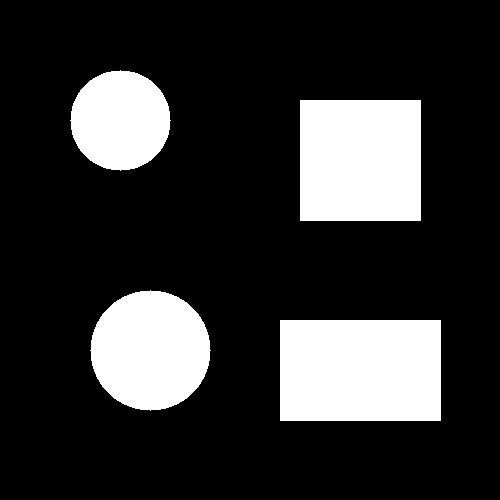
#> input picture modulo_14_cv_avanzado/piezas_industriales.jpg, 500 x 500 px, found by its file name
$ python Actividad26.py
#> lines starting #> are read from the running program, lines starting #| are printed output that depends on the picture; after the words box and inside, x2 and y2 are one past the last pixel; in counts of white or black regions, pixels touching at a corner belong together
import cv2

# 1. Cargar imagen BGR
Img = cv2.imread('modulo_14_cv_avanzado/piezas_industriales.jpg')
#> Img is the input picture: shape (500, 500, 3); min 0, max 255, mean 51

# 2. Escala de grises
imgGris = cv2.cvtColor(Img, cv2.COLOR_BGR2GRAY)

# 3. Umbralización normal (sin invertir)
_, binarizar = cv2.threshold(imgGris, 100, 255, cv2.THRESH_BINARY)
#> binarizar: shape (500, 500); 20% white; 4 white regions

# 4. Detectar contornos
contornos, _ = cv2.findContours(binarizar, cv2.RETR_EXTERNAL, cv2.CHAIN_APPROX_SIMPLE)
#> contornos = 4 contours; box (x1, y1, x2, y2) and area: (280, 320, 441, 421) 16000, (300, 100, 421, 221) 14400, (90, 290, 211, 411) 11120, (70, 70, 171, 171) 7704

# 5. Dibujar caja delimitadora (Bounding Box) en CADA objeto
objetos_detectados = 0
for c in contornos:
    area = cv2.contourArea(c)
    if area > 500:
        x, y, w, h = cv2.boundingRect(c)
        cv2.rectangle(Img, (x, y), (x + w, y + h), (0, 255, 0), 3)
        objetos_detectados += 1
#> this loop made 4 passes
#> (c, area, x, y, w, h) on passes 1, 3: ([[280, 320], [280, 420], [440, 420], [440, 320]], 16000, 280, 320, 161, 101), ([[300, 100], [300, 220], [420, 220], [420, 100]], 14400, 300, 100, 121, 121)
#> (area, x, y, w, h) on passes 2, 4: (11120, 90, 290, 121, 121), (7704, 70, 70, 101, 101)
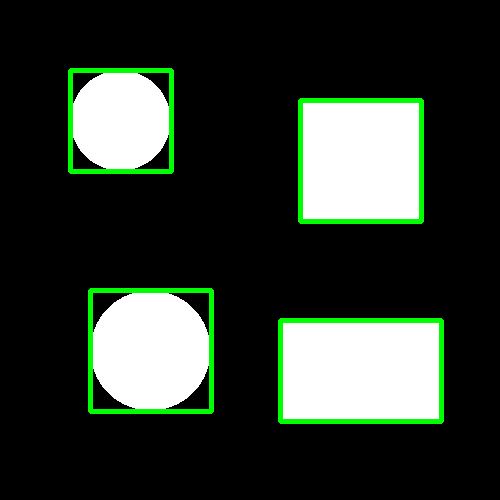
#> Img: shape (500, 500, 3); 3.77% of pixels changed, all inside (x1, y1, x2, y2) = (68, 68, 444, 424)
#> after the loop, objetos_detectados = 4

print(f"Total de objetos detectados: {objetos_detectados}")
#| Total de objetos detectados: 4
cv2.imwrite('modulo_14_cv_avanzado/objetos_encontrados.jpg', Img)
